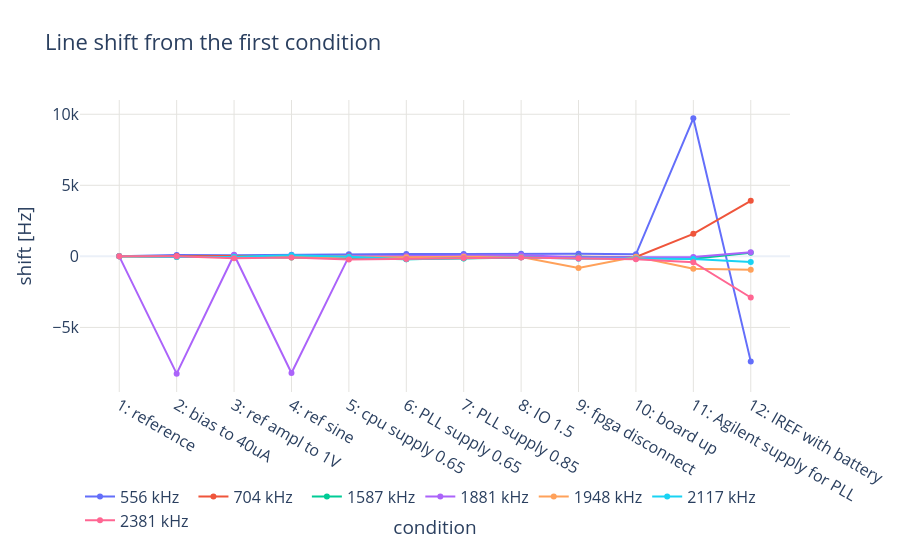
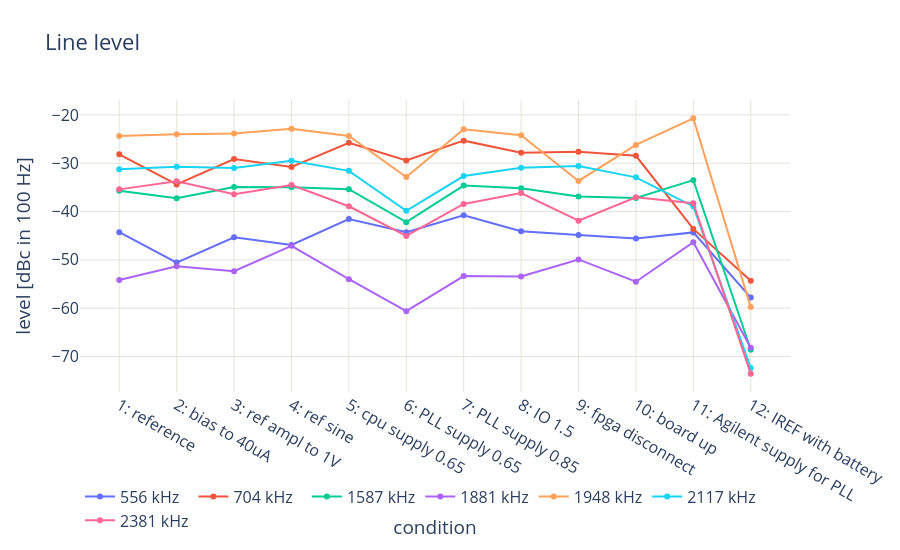

Here is the notebook cell these charts were saved with, in order:
### Code cell
# Tracked lines per condition: the shift of each line's offset from its offset in the first condition (does a line
# move?), and its level. One plot each, one trace per line.
for col, title, ytitle, name in (("shift", "Line shift from the first condition", "shift [Hz]", "line_shift"),
                                 ("peak_dbc", "Line level", "level [dBc in 100 Hz]", "line_level")):
    fig = go.Figure()
    for line, t in track.groupby("line"):
        t = t.sort_values("condition")
        y = t["peak_offset"] - ref_offset[line] if col == "shift" else t[col]
        fig.add_scatter(x=[cond_name(n) for n in t["condition"]], y=y, mode="lines+markers",
                        name=f"{ref_offset[line] / 1e3:.0f} kHz",
                        hovertemplate="%{x}: %{y:.1f}<extra>" + f"{ref_offset[line] / 1e3:.0f} kHz" + "</extra>")
    fig.update_layout(title=title, height=550, legend=dict(orientation="h", y=-0.3))
    fig.update_xaxes(title="condition", gridcolor=GRID)
    fig.update_yaxes(title=ytitle, gridcolor=GRID)
    save(fig, name)

### Figure 1 — Plotly figure (JSON) as saved in the notebook; plotly's stock layout.template omitted (floating-point values rounded to 4 significant figures)
{"data": [{"hovertemplate": "%{x}: %{y:.1f}<extra>556 kHz</extra>", "mode": "lines+markers", "name": "556 kHz", "type": "scatter", "x": ["1: reference", "2: bias to 40uA", "3: ref ampl to 1V", "4: ref sine", "5: cpu supply 0.65", "6: PLL supply 0.65", "7: PLL supply 0.85", "8: IO 1.5", "9: fpga disconnect", "10: board up", "11: Agilent supply for PLL", "12: IREF with battery"], "y": [0.0, 91.43, 71.43, 118.6, 147.1, 165.7, 165.7, 187.1, 178.6, 141.4, 9711.0, -7391.0]}, {"hovertemplate": "%{x}: %{y:.1f}<extra>704 kHz</extra>", "mode": "lines+markers", "name": "704 kHz", "type": "scatter", "x": ["1: reference", "2: bias to 40uA", "3: ref ampl to 1V", "4: ref sine", "5: cpu supply 0.65", "6: PLL supply 0.65", "7: PLL supply 0.85", "8: IO 1.5", "9: fpga disconnect", "10: board up", "11: Agilent supply for PLL", "12: IREF with battery"], "y": [0.0, 18.57, 22.86, -10.0, 1.429, 1.429, -14.29, -58.57, -21.43, -38.57, 1583.0, 3907.0]}, {"hovertemplate": "%{x}: %{y:.1f}<extra>1587 kHz</extra>", "mode": "lines+markers", "name": "1587 kHz", "type": "scatter", "x": ["1: reference", "2: bias to 40uA", "3: ref ampl to 1V", "4: ref sine", "5: cpu supply 0.65", "6: PLL supply 0.65", "7: PLL supply 0.85", "8: IO 1.5", "9: fpga disconnect", "10: board up", "11: Agilent supply for PLL", "12: IREF with battery"], "y": [0.0, -34.29, -20.0, -82.86, -122.9, -204.3, -148.6, -62.86, -25.71, -104.3, -171.4, 252.9]}, {"hovertemplate": "%{x}: %{y:.1f}<extra>1881 kHz</extra>", "mode": "lines+markers", "name": "1881 kHz", "type": "scatter", "x": ["1: reference", "2: bias to 40uA", "3: ref ampl to 1V", "4: ref sine", "5: cpu supply 0.65", "6: PLL supply 0.65", "7: PLL supply 0.85", "8: IO 1.5", "9: fpga disconnect", "10: board up", "11: Agilent supply for PLL", "12: IREF with battery"], "y": [0.0, -8254.0, 114.3, -8207.0, -4.286, 21.43, 52.86, 80.0, -57.14, -34.29, -54.29, 280.0]}, {"hovertemplate": "%{x}: %{y:.1f}<extra>1948 kHz</extra>", "mode": "lines+markers", "name": "1948 kHz", "type": "scatter", "x": ["1: reference", "2: bias to 40uA", "3: ref ampl to 1V", "4: ref sine", "5: cpu supply 0.65", "6: PLL supply 0.65", "7: PLL supply 0.85", "8: IO 1.5", "9: fpga disconnect", "10: board up", "11: Agilent supply for PLL", "12: IREF with battery"], "y": [0.0, -52.86, -50.0, -58.57, -94.29, -71.43, -30.0, -41.43, -812.9, -30.0, -874.3, -948.6]}, {"hovertemplate": "%{x}: %{y:.1f}<extra>2117 kHz</extra>", "mode": "lines+markers", "name": "2117 kHz", "type": "scatter", "x": ["1: reference", "2: bias to 40uA", "3: ref ampl to 1V", "4: ref sine", "5: cpu supply 0.65", "6: PLL supply 0.65", "7: PLL supply 0.85", "8: IO 1.5", "9: fpga disconnect", "10: board up", "11: Agilent supply for PLL", "12: IREF with battery"], "y": [0.0, -44.29, -30.0, 74.29, -34.29, -201.4, -125.7, -68.57, -170.0, -144.3, -184.3, -390.0]}, {"hovertemplate": "%{x}: %{y:.1f}<extra>2381 kHz</extra>", "mode": "lines+markers", "name": "2381 kHz", "type": "scatter", "x": ["1: reference", "2: bias to 40uA", "3: ref ampl to 1V", "4: ref sine", "5: cpu supply 0.65", "6: PLL supply 0.65", "7: PLL supply 0.85", "8: IO 1.5", "9: fpga disconnect", "10: board up", "11: Agilent supply for PLL", "12: IREF with battery"], "y": [0.0, 10.0, -127.1, -81.43, -214.3, -188.6, -115.7, -85.71, -158.6, -211.4, -407.1, -2897.0]}], "layout": {"font": {"size": 16}, "height": 550, "legend": {"orientation": "h", "y": -0.3}, "title": {"text": "Line shift from the first condition"}, "xaxis": {"gridcolor": "#e4e3df", "title": {"text": "condition"}}, "yaxis": {"gridcolor": "#e4e3df", "title": {"text": "shift [Hz]"}}}}

### Figure 2 — Plotly figure (JSON) as saved in the notebook; plotly's stock layout.template omitted (floating-point values rounded to 4 significant figures)
{"data": [{"hovertemplate": "%{x}: %{y:.1f}<extra>556 kHz</extra>", "mode": "lines+markers", "name": "556 kHz", "type": "scatter", "x": ["1: reference", "2: bias to 40uA", "3: ref ampl to 1V", "4: ref sine", "5: cpu supply 0.65", "6: PLL supply 0.65", "7: PLL supply 0.85", "8: IO 1.5", "9: fpga disconnect", "10: board up", "11: Agilent supply for PLL", "12: IREF with battery"], "y": [-44.26, -50.56, -45.31, -46.9, -41.55, -44.26, -40.76, -44.07, -44.84, -45.57, -44.31, -57.81]}, {"hovertemplate": "%{x}: %{y:.1f}<extra>704 kHz</extra>", "mode": "lines+markers", "name": "704 kHz", "type": "scatter", "x": ["1: reference", "2: bias to 40uA", "3: ref ampl to 1V", "4: ref sine", "5: cpu supply 0.65", "6: PLL supply 0.65", "7: PLL supply 0.85", "8: IO 1.5", "9: fpga disconnect", "10: board up", "11: Agilent supply for PLL", "12: IREF with battery"], "y": [-28.15, -34.38, -29.14, -30.77, -25.76, -29.42, -25.33, -27.84, -27.61, -28.46, -43.6, -54.33]}, {"hovertemplate": "%{x}: %{y:.1f}<extra>1587 kHz</extra>", "mode": "lines+markers", "name": "1587 kHz", "type": "scatter", "x": ["1: reference", "2: bias to 40uA", "3: ref ampl to 1V", "4: ref sine", "5: cpu supply 0.65", "6: PLL supply 0.65", "7: PLL supply 0.85", "8: IO 1.5", "9: fpga disconnect", "10: board up", "11: Agilent supply for PLL", "12: IREF with battery"], "y": [-35.68, -37.25, -34.92, -34.97, -35.38, -42.19, -34.63, -35.18, -36.88, -37.18, -33.5, -68.59]}, {"hovertemplate": "%{x}: %{y:.1f}<extra>1881 kHz</extra>", "mode": "lines+markers", "name": "1881 kHz", "type": "scatter", "x": ["1: reference", "2: bias to 40uA", "3: ref ampl to 1V", "4: ref sine", "5: cpu supply 0.65", "6: PLL supply 0.65", "7: PLL supply 0.85", "8: IO 1.5", "9: fpga disconnect", "10: board up", "11: Agilent supply for PLL", "12: IREF with battery"], "y": [-54.18, -51.32, -52.36, -47.09, -54.0, -60.62, -53.35, -53.45, -49.91, -54.53, -46.35, -68.2]}, {"hovertemplate": "%{x}: %{y:.1f}<extra>1948 kHz</extra>", "mode": "lines+markers", "name": "1948 kHz", "type": "scatter", "x": ["1: reference", "2: bias to 40uA", "3: ref ampl to 1V", "4: ref sine", "5: cpu supply 0.65", "6: PLL supply 0.65", "7: PLL supply 0.85", "8: IO 1.5", "9: fpga disconnect", "10: board up", "11: Agilent supply for PLL", "12: IREF with battery"], "y": [-24.35, -24.02, -23.85, -22.85, -24.37, -32.84, -22.95, -24.19, -33.67, -26.22, -20.71, -59.78]}, {"hovertemplate": "%{x}: %{y:.1f}<extra>2117 kHz</extra>", "mode": "lines+markers", "name": "2117 kHz", "type": "scatter", "x": ["1: reference", "2: bias to 40uA", "3: ref ampl to 1V", "4: ref sine", "5: cpu supply 0.65", "6: PLL supply 0.65", "7: PLL supply 0.85", "8: IO 1.5", "9: fpga disconnect", "10: board up", "11: Agilent supply for PLL", "12: IREF with battery"], "y": [-31.23, -30.71, -30.98, -29.5, -31.58, -39.84, -32.66, -30.93, -30.59, -32.92, -38.92, -72.36]}, {"hovertemplate": "%{x}: %{y:.1f}<extra>2381 kHz</extra>", "mode": "lines+markers", "name": "2381 kHz", "type": "scatter", "x": ["1: reference", "2: bias to 40uA", "3: ref ampl to 1V", "4: ref sine", "5: cpu supply 0.65", "6: PLL supply 0.65", "7: PLL supply 0.85", "8: IO 1.5", "9: fpga disconnect", "10: board up", "11: Agilent supply for PLL", "12: IREF with battery"], "y": [-35.41, -33.72, -36.43, -34.49, -38.91, -45.05, -38.43, -36.18, -41.9, -37.04, -38.29, -73.55]}], "layout": {"font": {"size": 16}, "height": 550, "legend": {"orientation": "h", "y": -0.3}, "title": {"text": "Line level"}, "xaxis": {"gridcolor": "#e4e3df", "title": {"text": "condition"}}, "yaxis": {"gridcolor": "#e4e3df", "title": {"text": "level [dBc in 100 Hz]"}}}}
